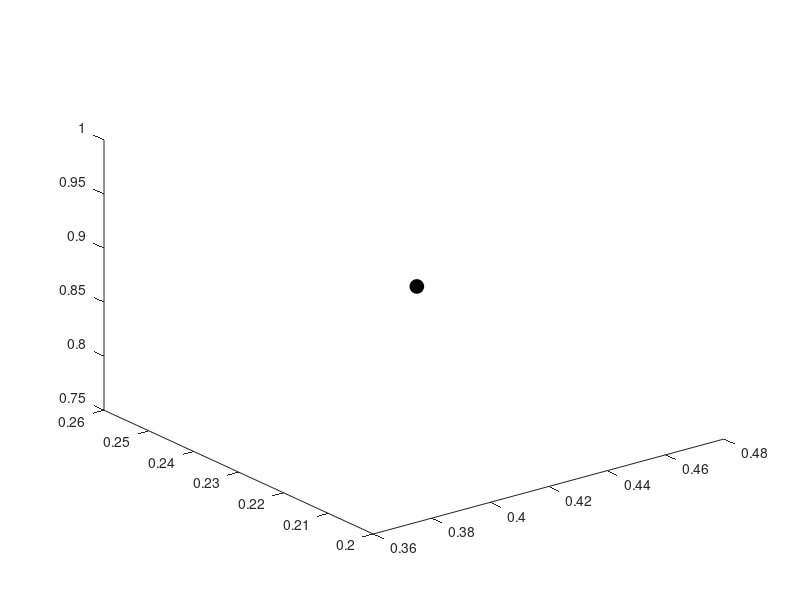

Recreate this plot in MATLAB. (Note: this script raises an error after producing the figure.)
phi = .5; theta = .5; rho = 1; 
x = rho*sin(phi)*cos(theta);
y = rho*sin(phi)*sin(theta);
z = rho*cos(phi);
plot3(x,y,z,'ko','MarkerSize',10,'MarkerFaceColor','k')
hold on

syms r s
xr = r*sin(phi)*cos(theta);
yr = r*sin(phi)*sin(theta);
zr = r*cos(phi);
fplot3(xr,yr,zr,[0 rho],'k')
fplot3(xr,yr,sym(0),[0 rho],'k')
fplot3(xr,yr,sym(z),[0 rho],'k--')
fplot3(sym(x),sym(y),rho*sin(s),[0 pi/2-phi],'k')

syms s t
xa = rho*sin(s)*cos(t);
ya = rho*sin(s)*sin(t);
fsurf(xa,ya,0,[0 phi 0 theta],'FaceColor','b','EdgeColor','none')
syms u v
xp = u*sin(v)*cos(theta);
yp = u*sin(v)*sin(theta);
zp = u*cos(v);
fsurf(xp,yp,zp,[0 rho 0 phi],'FaceColor','g','EdgeColor','none')
xlabel('x')
ylabel('y')
zlabel('z')
view(115,30)
axis equal;
hold off